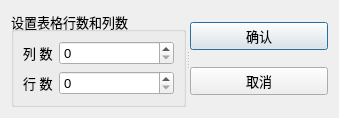
<?xml version="1.0" encoding="UTF-8"?>
<ui version="4.0">
 <class>QWDialogSize</class>
 <widget class="QDialog" name="QWDialogSize">
  <property name="geometry">
   <rect>
    <x>0</x>
    <y>0</y>
    <width>339</width>
    <height>113</height>
   </rect>
  </property>
  <property name="windowTitle">
   <string>Dialog</string>
  </property>
  <layout class="QVBoxLayout" name="verticalLayout_2">
   <item>
    <widget class="QSplitter" name="splitter">
     <property name="orientation">
      <enum>Qt::Horizontal</enum>
     </property>
     <widget class="QGroupBox" name="groupBox">
      <property name="font">
       <font>
        <pointsize>10</pointsize>
       </font>
      </property>
      <property name="title">
       <string>设置表格行数和列数</string>
      </property>
      <layout class="QFormLayout" name="formLayout">
       <item row="0" column="0">
        <widget class="QLabel" name="label">
         <property name="text">
          <string>列 数</string>
         </property>
        </widget>
       </item>
       <item row="0" column="1">
        <widget class="QSpinBox" name="spinBoxColumn"/>
       </item>
       <item row="1" column="0">
        <widget class="QLabel" name="label_2">
         <property name="text">
          <string>行 数</string>
         </property>
        </widget>
       </item>
       <item row="1" column="1">
        <widget class="QSpinBox" name="spinBoxRow"/>
       </item>
      </layout>
     </widget>
     <widget class="QWidget" name="">
      <layout class="QVBoxLayout" name="verticalLayout">
       <item>
        <widget class="QPushButton" name="btnOk">
         <property name="font">
          <font>
           <pointsize>10</pointsize>
          </font>
         </property>
         <property name="text">
          <string>确认</string>
         </property>
         <property name="icon">
          <iconset resource="res.qrc">
           <normaloff>:/images/images/704.bmp</normaloff>:/images/images/704.bmp</iconset>
         </property>
        </widget>
       </item>
       <item>
        <widget class="QPushButton" name="btnCancel">
         <property name="font">
          <font>
           <pointsize>10</pointsize>
          </font>
         </property>
         <property name="text">
          <string>取消</string>
         </property>
         <property name="icon">
          <iconset resource="res.qrc">
           <normaloff>:/images/images/706.bmp</normaloff>:/images/images/706.bmp</iconset>
         </property>
        </widget>
       </item>
      </layout>
     </widget>
    </widget>
   </item>
  </layout>
 </widget>
 <resources>
  <include location="res.qrc"/>
 </resources>
 <connections>
  <connection>
   <sender>btnOk</sender>
   <signal>clicked()</signal>
   <receiver>QWDialogSize</receiver>
   <slot>accept()</slot>
   <hints>
    <hint type="sourcelabel">
     <x>284</x>
     <y>34</y>
    </hint>
    <hint type="destinationlabel">
     <x>169</x>
     <y>56</y>
    </hint>
   </hints>
  </connection>
  <connection>
   <sender>btnCancel</sender>
   <signal>clicked()</signal>
   <receiver>QWDialogSize</receiver>
   <slot>reject()</slot>
   <hints>
    <hint type="sourcelabel">
     <x>284</x>
     <y>78</y>
    </hint>
    <hint type="destinationlabel">
     <x>169</x>
     <y>56</y>
    </hint>
   </hints>
  </connection>
 </connections>
</ui>
